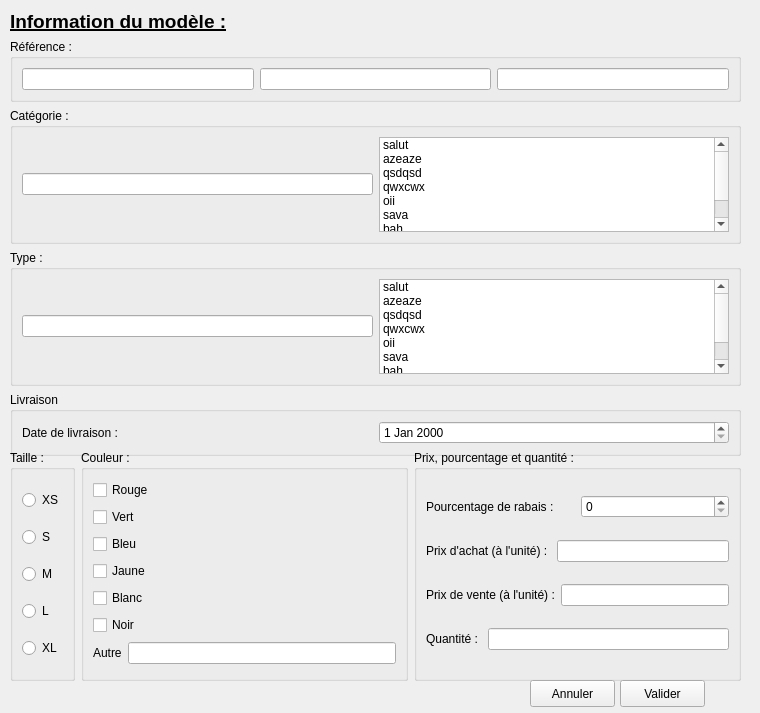
<?xml version="1.0" encoding="UTF-8"?>
<ui version="4.0">
 <class>Enregistrement</class>
 <widget class="QWidget" name="Enregistrement">
  <property name="geometry">
   <rect>
    <x>0</x>
    <y>0</y>
    <width>760</width>
    <height>713</height>
   </rect>
  </property>
  <property name="windowTitle">
   <string>Enregistrement d'un article</string>
  </property>
  <widget class="QPushButton" name="Annuler">
   <property name="geometry">
    <rect>
     <x>530</x>
     <y>680</y>
     <width>85</width>
     <height>27</height>
    </rect>
   </property>
   <property name="text">
    <string>Annuler</string>
   </property>
  </widget>
  <widget class="QPushButton" name="Valider">
   <property name="geometry">
    <rect>
     <x>620</x>
     <y>680</y>
     <width>85</width>
     <height>27</height>
    </rect>
   </property>
   <property name="text">
    <string>Valider</string>
   </property>
  </widget>
  <widget class="QWidget" name="layoutWidget">
   <property name="geometry">
    <rect>
     <x>10</x>
     <y>450</y>
     <width>731</width>
     <height>231</height>
    </rect>
   </property>
   <layout class="QHBoxLayout" name="TCPP">
    <item>
     <widget class="QGroupBox" name="taille">
      <property name="title">
       <string>Taille :</string>
      </property>
      <layout class="QVBoxLayout" name="verticalLayout">
       <item>
        <widget class="QRadioButton" name="TXS">
         <property name="text">
          <string>XS</string>
         </property>
        </widget>
       </item>
       <item>
        <widget class="QRadioButton" name="TS">
         <property name="text">
          <string>S</string>
         </property>
        </widget>
       </item>
       <item>
        <widget class="QRadioButton" name="TM">
         <property name="text">
          <string>M</string>
         </property>
        </widget>
       </item>
       <item>
        <widget class="QRadioButton" name="TL">
         <property name="text">
          <string>L</string>
         </property>
        </widget>
       </item>
       <item>
        <widget class="QRadioButton" name="TXL">
         <property name="text">
          <string>XL</string>
         </property>
        </widget>
       </item>
      </layout>
     </widget>
    </item>
    <item>
     <widget class="QGroupBox" name="couleurs">
      <property name="title">
       <string>Couleur :</string>
      </property>
      <layout class="QVBoxLayout" name="verticalLayout_2">
       <item>
        <widget class="QCheckBox" name="CRouge">
         <property name="text">
          <string>Rouge</string>
         </property>
        </widget>
       </item>
       <item>
        <widget class="QCheckBox" name="CVert">
         <property name="text">
          <string>Vert</string>
         </property>
        </widget>
       </item>
       <item>
        <widget class="QCheckBox" name="CBleu">
         <property name="text">
          <string>Bleu</string>
         </property>
        </widget>
       </item>
       <item>
        <widget class="QCheckBox" name="CJaune">
         <property name="text">
          <string>Jaune</string>
         </property>
        </widget>
       </item>
       <item>
        <widget class="QCheckBox" name="CBlanc">
         <property name="text">
          <string>Blanc</string>
         </property>
        </widget>
       </item>
       <item>
        <widget class="QCheckBox" name="CNoir">
         <property name="text">
          <string>Noir</string>
         </property>
        </widget>
       </item>
       <item>
        <layout class="QHBoxLayout" name="horizontalLayout">
         <item>
          <widget class="QLabel" name="label">
           <property name="text">
            <string>Autre</string>
           </property>
          </widget>
         </item>
         <item>
          <widget class="QLineEdit" name="CA"/>
         </item>
        </layout>
       </item>
      </layout>
     </widget>
    </item>
    <item>
     <widget class="QGroupBox" name="ppq">
      <property name="title">
       <string>Prix, pourcentage et quantité :</string>
      </property>
      <layout class="QVBoxLayout" name="verticalLayout_3">
       <item>
        <layout class="QHBoxLayout" name="horizontalLayout_2">
         <item>
          <widget class="QLabel" name="label_2">
           <property name="text">
            <string>Pourcentage de rabais :</string>
           </property>
          </widget>
         </item>
         <item>
          <widget class="QSpinBox" name="pourcentage">
           <property name="maximum">
            <number>100</number>
           </property>
          </widget>
         </item>
        </layout>
       </item>
       <item>
        <layout class="QHBoxLayout" name="horizontalLayout_3">
         <item>
          <widget class="QLabel" name="label_3">
           <property name="text">
            <string>Prix d'achat (à l'unité) : </string>
           </property>
          </widget>
         </item>
         <item>
          <widget class="QLineEdit" name="prixachat"/>
         </item>
        </layout>
       </item>
       <item>
        <layout class="QHBoxLayout" name="horizontalLayout_9">
         <item>
          <widget class="QLabel" name="label_5">
           <property name="text">
            <string>Prix de vente (à l'unité) :</string>
           </property>
          </widget>
         </item>
         <item>
          <widget class="QLineEdit" name="prixvente"/>
         </item>
        </layout>
       </item>
       <item>
        <layout class="QHBoxLayout" name="horizontalLayout_10">
         <item>
          <widget class="QLabel" name="label_7">
           <property name="text">
            <string>Quantité : </string>
           </property>
          </widget>
         </item>
         <item>
          <widget class="QLineEdit" name="quantite"/>
         </item>
        </layout>
       </item>
      </layout>
     </widget>
    </item>
   </layout>
  </widget>
  <widget class="QWidget" name="layoutWidget">
   <property name="geometry">
    <rect>
     <x>10</x>
     <y>10</y>
     <width>731</width>
     <height>446</height>
    </rect>
   </property>
   <layout class="QVBoxLayout" name="verticalLayout_5">
    <item>
     <widget class="QLabel" name="labelArticle_2">
      <property name="text">
       <string>&lt;html&gt;&lt;head/&gt;&lt;body&gt;&lt;p&gt;&lt;span style=&quot; font-size:14pt; font-weight:600; text-decoration: underline;&quot;&gt;Information du modèle :&lt;/span&gt;&lt;/p&gt;&lt;/body&gt;&lt;/html&gt;</string>
      </property>
     </widget>
    </item>
    <item>
     <widget class="QGroupBox" name="reference">
      <property name="title">
       <string>Référence :</string>
      </property>
      <layout class="QHBoxLayout" name="horizontalLayout_4">
       <item>
        <widget class="QLineEdit" name="refmod"/>
       </item>
       <item>
        <widget class="QLineEdit" name="refcoul"/>
       </item>
       <item>
        <widget class="QLineEdit" name="reftaille"/>
       </item>
      </layout>
     </widget>
    </item>
    <item>
     <widget class="QGroupBox" name="categorie">
      <property name="title">
       <string>Catégorie :</string>
      </property>
      <layout class="QHBoxLayout" name="horizontalLayout_6">
       <item>
        <widget class="QLineEdit" name="refcat"/>
       </item>
       <item>
        <widget class="QListWidget" name="listCategorie">
         <item>
          <property name="text">
           <string>salut</string>
          </property>
         </item>
         <item>
          <property name="text">
           <string>azeaze</string>
          </property>
         </item>
         <item>
          <property name="text">
           <string>qsdqsd</string>
          </property>
         </item>
         <item>
          <property name="text">
           <string>qwxcwx</string>
          </property>
         </item>
         <item>
          <property name="text">
           <string>oii</string>
          </property>
         </item>
         <item>
          <property name="text">
           <string>sava</string>
          </property>
         </item>
         <item>
          <property name="text">
           <string>bah</string>
          </property>
         </item>
         <item>
          <property name="text">
           <string>oui</string>
          </property>
         </item>
        </widget>
       </item>
      </layout>
     </widget>
    </item>
    <item>
     <widget class="QGroupBox" name="type">
      <property name="title">
       <string>Type : </string>
      </property>
      <layout class="QHBoxLayout" name="horizontalLayout_8">
       <item>
        <widget class="QLineEdit" name="reftype"/>
       </item>
       <item>
        <widget class="QListWidget" name="listType">
         <item>
          <property name="text">
           <string>salut</string>
          </property>
         </item>
         <item>
          <property name="text">
           <string>azeaze</string>
          </property>
         </item>
         <item>
          <property name="text">
           <string>qsdqsd</string>
          </property>
         </item>
         <item>
          <property name="text">
           <string>qwxcwx</string>
          </property>
         </item>
         <item>
          <property name="text">
           <string>oii</string>
          </property>
         </item>
         <item>
          <property name="text">
           <string>sava</string>
          </property>
         </item>
         <item>
          <property name="text">
           <string>bah</string>
          </property>
         </item>
         <item>
          <property name="text">
           <string>oui</string>
          </property>
         </item>
        </widget>
       </item>
      </layout>
     </widget>
    </item>
    <item>
     <widget class="QGroupBox" name="livraison">
      <property name="title">
       <string>Livraison</string>
      </property>
      <layout class="QVBoxLayout" name="verticalLayout_4">
       <item>
        <layout class="QHBoxLayout" name="horizontalLayout_5">
         <item>
          <widget class="QLabel" name="label_4">
           <property name="text">
            <string>Date de livraison : </string>
           </property>
          </widget>
         </item>
         <item>
          <widget class="QDateEdit" name="datelivraison"/>
         </item>
        </layout>
       </item>
      </layout>
     </widget>
    </item>
   </layout>
  </widget>
  <zorder>layoutWidget</zorder>
  <zorder>layoutWidget</zorder>
  <zorder>Annuler</zorder>
  <zorder>Valider</zorder>
  <zorder>labelArticle_2</zorder>
  <zorder>label_5</zorder>
  <zorder>prixvente</zorder>
  <zorder>label_7</zorder>
  <zorder>quantite</zorder>
 </widget>
 <resources/>
 <connections/>
 <buttongroups>
  <buttongroup name="buttonGroup"/>
 </buttongroups>
</ui>
